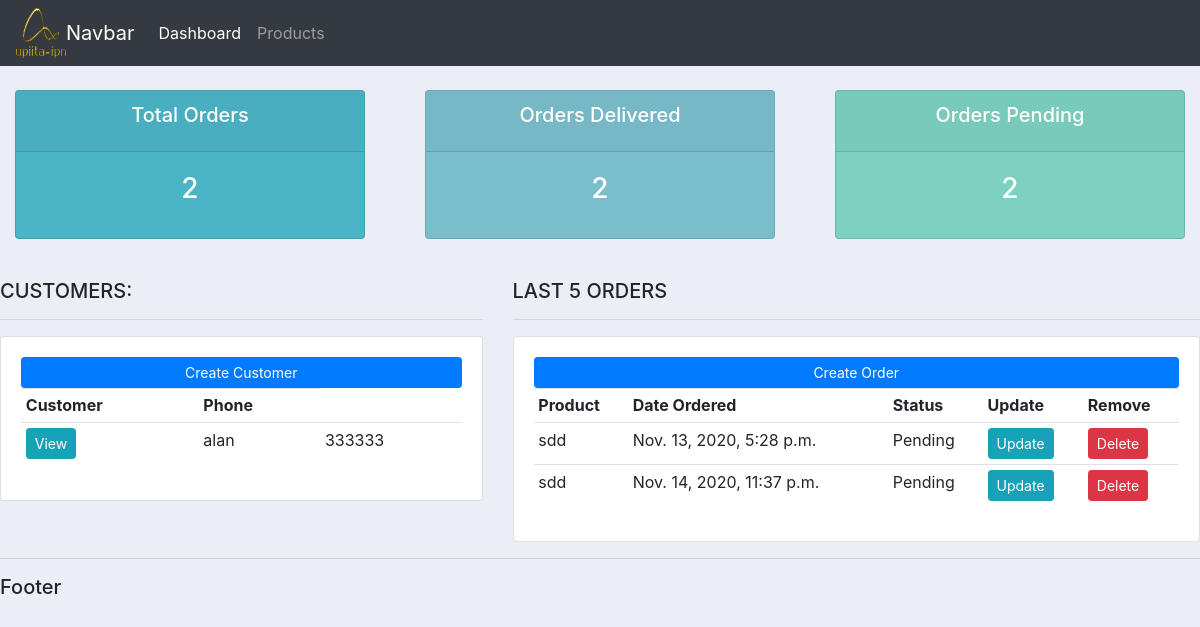
The app's page /, older data.
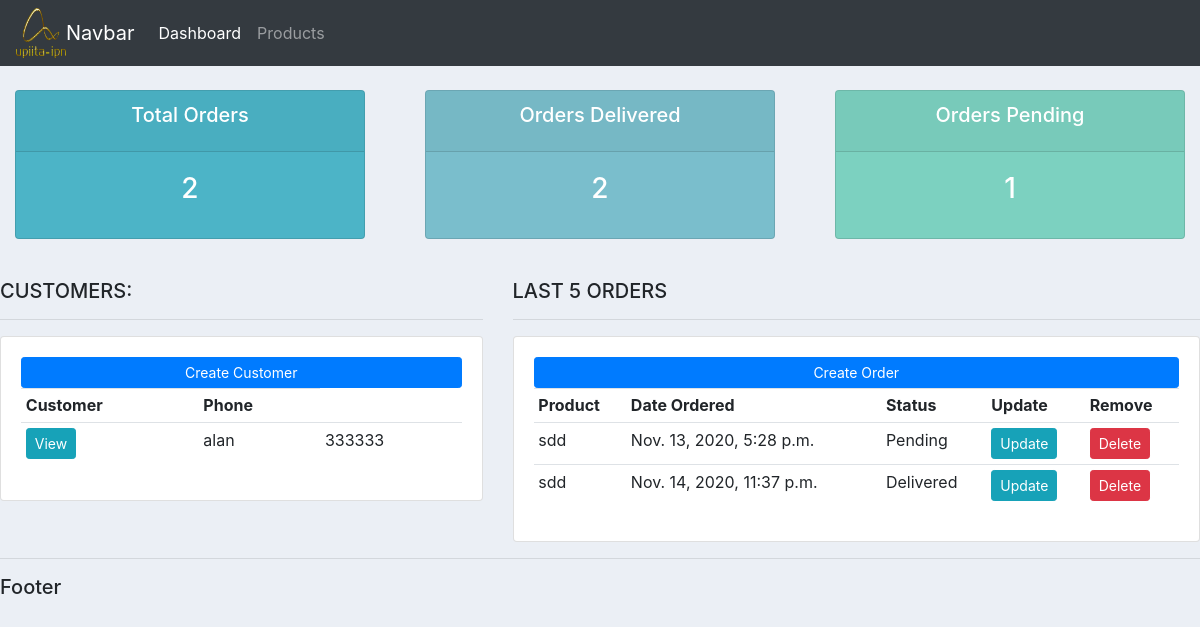
The same page, newer data.
### accounts/models.py (models this page shows)
class Order(models.Model):
    STATUS = (
        ('Pending', 'Pending'),
        ('Out for delivery', 'Out for delivery'),
        ('Delivered', 'Delivered'),
    )
    date_created = models.DateTimeField(auto_now_add=True, null = True)
    status = models.CharField(max_length=50, null = True, choices = STATUS)
    customer = models.ForeignKey(Customer, null = True, on_delete=models.SET_NULL)
    product= models.ForeignKey(Product, null = True, on_delete=models.SET_NULL)

class Product(models.Model):
    CATEGORY = (
        ('Indoor', 'Indoor'),
        ('Out door', 'Out door'),
    )
    name = models.CharField(max_length=50, null = True)
    price = models.FloatField(null=True)
    category = models.CharField(max_length=50, null = True, choices = CATEGORY)
    description = models.CharField(max_length=50, null = True, blank= True)
    date_created =models.DateTimeField(auto_now_add=True, null = True)
    tags = models.ManyToManyField(Tag)
    def __str__(self):
        return self.name

### accounts/views.py (the view)
# urls.py: path('', views.home, name ='home'),
def home(request):
    orders = Order.objects.all()
    customers = Customer.objects.all()
    total_customers = customers.count() #ordenes totales
    total_orders = orders.count() #ordenes totales
    delivered = orders.filter(status ='Delivered').count()
    pending = orders.filter(status ='Pending').count()
    context = {'orders': orders, 'customers': customers,
    'total_orders': total_orders, 'total_customers':total_customers,
    'delivered': delivered, 'pending':pending }
    return render(request, 'accounts/dashboard.html', context)

### accounts/templates/accounts/dashboard.html
{%  extends 'accounts/main.html' %}
{% block content %}
{% include 'accounts/status.html' %}
<br>
<div class="row">
	<div class="col-md-5">
		<h5>CUSTOMERS:</h5>
		<hr>
		<div class="card card-body">
			<a class="btn btn-primary  btn-sm btn-block" href="">Create Customer</a>
			<table class="table table-sm">
				<tr>
					<th>Customer</th>
					<th>Phone</th>
				</tr>
				{% for customer in customers %}
					<tr>
						<td><a class="btn btn-sm btn-info" href="{% url 'customer' customer.id %} ">View</a></td>
						<td>{{customer.name}}</td>
						<td>{{customer.phone}}</td>
					</tr>
				{% endfor %}
			</table>
		</div>
	</div>
	<div class="col-md-7">
		<h5>LAST 5 ORDERS</h5>
		<hr>
		<div class="card card-body">
			<a class="btn btn-primary  btn-sm btn-block" href="">Create Order</a>
			<table class="table table-sm">
				<tr>
					<th>Product</th>
					<th>Date Ordered</th>
					<th>Status</th>
					<th>Update</th>
					<th>Remove</th>
				</tr>
				{% for order in orders  %}
					<tr>
						<td>{{order.product}}</td>
						<td>{{order.date_created}}</td>
						<td>{{order.status}}</td>
						<td><a class="btn btn-sm btn-info" href="">Update</a></td>
						<td><a class="btn btn-sm btn-danger"href="">Delete</a></td>
					</tr>
				{% endfor %}
			</table>
		</div>
	</div>
</div>
{% endblock %}

Row changes from the older to the newer data that the page shows:
changed Order: status "Pending" → "Delivered"
Text that changed along with them:
{{ pending }}: "2" → "1"
